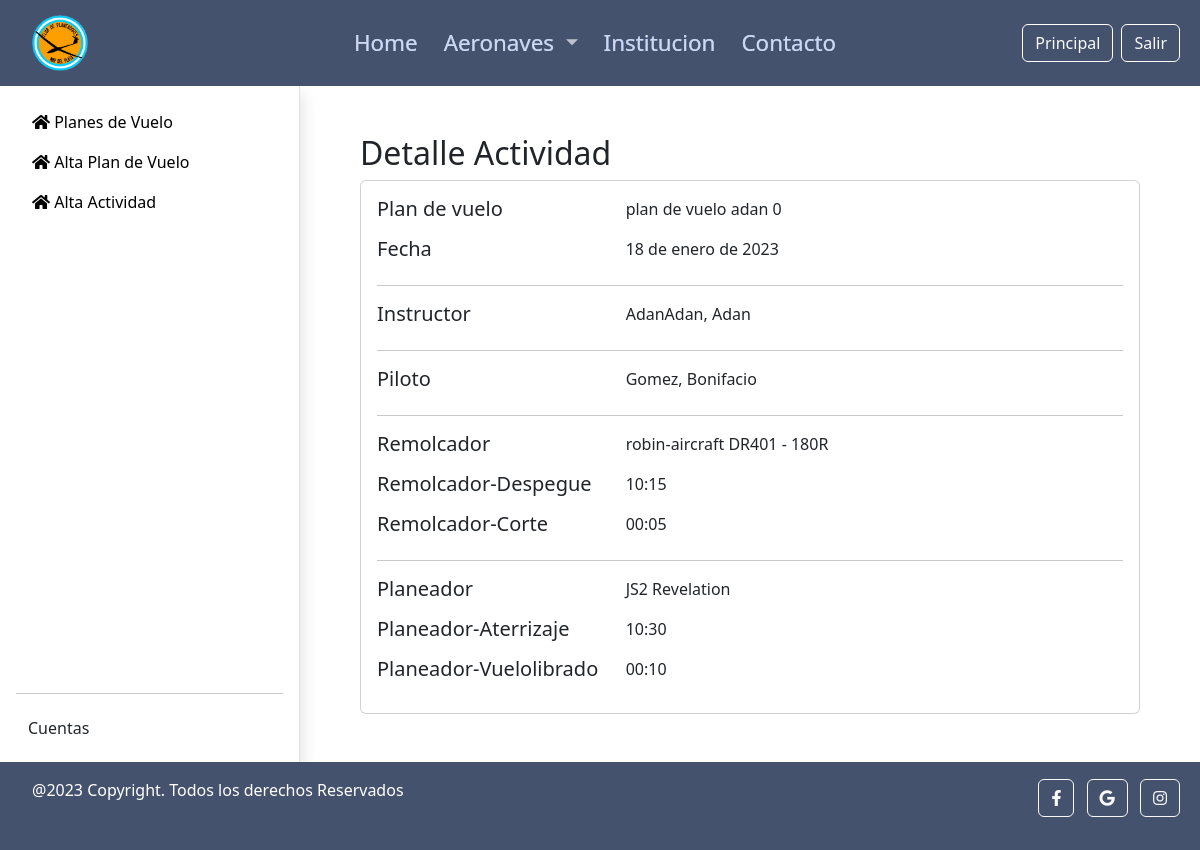
Screenshot of /usuario/actividad/1 (signed in) with the database file from the repository.
### usuarios/models.py (models this page shows, shortened)
class Actividad(models.Model):
    class Meta:
        verbose_name = 'Actividad'
        verbose_name_plural = 'Actividades'
    plan_de_vuelo = models.ForeignKey(
        related_name = 'actividades',
        to = PlanDeVuelo,
        on_delete = models.CASCADE
    )
    piloto = models.ForeignKey(
        related_name = 'actividades',
        to = Piloto,
        on_delete = models.RESTRICT
    )
    remolcador = models.ForeignKey(
        related_name = 'actividades',
        to = Remolcador,
        on_delete = models.RESTRICT
    )
    remolque_despegue = models.TimeField(
        verbose_name = 'Despegue Remolcador'
    )
    remolque_corte = models.TimeField(
        verbose_name = 'Corte Remolcador'
    )
    planeador = models.ForeignKey(
        related_name = 'actividades',
        to = Planeador,
        on_delete = models.RESTRICT
    )
    planeador_aterrizaje = models.TimeField(
        verbose_name = 'Aterrizaje Planeador'
    )
    planeador_vuelo_librado = models.TimeField(
        verbose_name = 'Vuelo Librado Planeador'
    )

class PlanDeVuelo(models.Model):
    class Meta:
        verbose_name = 'Plan De Vuelo'
        verbose_name_plural = 'Planes De Vuelo'
    denominacion = models.CharField(
        max_length = 50,
        verbose_name = 'Denominacion'
    )
    fecha = models.DateField(
        verbose_name = 'Fecha'
    )
    instructor = models.ForeignKey(
        related_name = 'planes_de_vuelo',
        to = Instructor,
        on_delete = models.RESTRICT
    )
    pilotos_remolcadores = models.ManyToManyField(
        related_name = 'planes_de_vuelo',
        to = PilotoRemolcador
    )

class Remolcador(models.Model):
    class Meta:
        verbose_name = 'Remolcador'
        verbose_name_plural = 'Remolcadores'
    nombre = models.CharField(
        verbose_name = 'Nombre',
        max_length = 50
    )
    carga_util_maxima = models.DecimalField(
        verbose_name = 'Carga util maxima',
        max_digits = 10,
        decimal_places = 2
    )
    tanque_combustible = models.DecimalField(
        verbose_name = 'Tanque combustible',
        max_digits = 10,
        decimal_places = 2
    )
    velociad_crucero = models.DecimalField(
        verbose_name = 'Velociad crucero',
        max_digits = 10,
        decimal_places = 2
    )
    velocidad_maxima = models.DecimalField(
        verbose_name = 'Velociad maxima',
        max_digits = 10,
        decimal_places = 2
    )
    autonomia_de_vuelo = models.DecimalField(
        verbose_name = 'Autonomia de vuelo',
        max_digits = 10,
        decimal_places = 2
    )
    contras_de_combustible = models.DecimalField(
        verbose_name = 'Contras de combustible',
        max_digits = 10,
        decimal_places = 2
    )
    tasa_de_ascenso = models.DecimalField(
        verbose_name = 'Tasa de ascenso',
        max_digits = 10,
        decimal_places = 2
    )
    maxima_altura = models.DecimalField(
        verbose_name = 'Maxima altura',
        max_digits = 10,
        decimal_places = 2
    )
    imagen = models.ImageField(
        verbose_name = 'Imagen',
        upload_to = 'remolcadores'
    )

class Planeador(models.Model):
    class Meta:
        verbose_name = 'Planeador'
        verbose_name_plural = 'Planeadores'
    nombre = models.CharField(
        verbose_name = 'Nombre',
        max_length = 50
    )
    envergadura = models.IntegerField(
        verbose_name = 'Envergadura'
    )
    area_del_ala = models.DecimalField(
        verbose_name = 'Area del ala',
        max_digits = 10,
        decimal_places = 2
    )
    relacion_de_aspecto = models.DecimalField(
        verbose_name = 'Relacion de aspecto',
        max_digits = 10,
        decimal_places = 2
    )
    peso_maximo = models.DecimalField(
        verbose_name = 'Peso maximo',
        max_digits = 10,
        decimal_places = 2
    )
    peso_minimo = models.DecimalField(
        verbose_name = 'Peso minimo',
        max_digits = 10,
        decimal_places = 2
    )
    imagen = models.ImageField(
        verbose_name = 'Imagen',
        upload_to = 'planeadores'
    )

### usuarios/views.py (the view)
class DetalleActividad(InstructorMixin, DetailView):
    permission_required = 'usuarios.view_actividad'
    model = Actividad
    template_name = 'actividad.html'

### herramientas/templatetags/planeadores_mdp_extras.py (called while the page is built)
@register.simple_tag(takes_context=True)
def link_activate(context, url):
    url_name = context.request.resolver_match.url_name
    if url_name == url:
        return 'active'
    else:
        return ''

@register.filter(name='has_group')
def has_group(request, group):
    return request.user.groups.filter(name=group).exists()

### usuarios/templates/actividad.html
{% extends 'ss_base.html' %}
{% block socio %}
<h2>Detalle Actividad</h2>
<div class="card">
  <div class="flex-fill p-3">
    <div class="d-flex flex-row">
      <h5 class="col-4 mb-2">Plan de vuelo</h5>
      <p class="col-8">{{ object.plan_de_vuelo.denominacion }}</p>
    </div>
    <div class="d-flex flex-row">
      <h5 class="col-4 mb-2">Fecha</h5>
      <p class="col-8 mb-0">{{ object.plan_de_vuelo.fecha }}</p>
    </div>
    <hr>
    <div class="d-flex flex-row">
      <h5 class="col-4 mb-2">Instructor</h5>
      <p class="col-8 mb-0">{{ object.plan_de_vuelo.instructor.last_name }}, {{ object.plan_de_vuelo.instructor.first_name }}</p>
    </div>
    <hr>
    <div class="d-flex flex-row">
      <h5 class="col-4 mb-2">Piloto</h5>
      <p class="col-8 mb-0">{{ object.piloto.last_name }}, {{ object.piloto.first_name }}</p>
    </div>
    <hr>
    <div class="d-flex flex-row">
      <h5 class="col-4 mb-2">Remolcador</h5>
      <p class="col-8">{{ object.remolcador.nombre }}</p>
    </div>
    <div class="d-flex flex-row">
      <h5 class="col-4 mb-2">Remolcador-Despegue</h5>
      <p class="col-8">{{ object.remolque_despegue }}</p>
    </div>
    <div class="d-flex flex-row">
      <h5 class="col-4 mb-2">Remolcador-Corte</h5>
      <p class="col-8 mb-0">{{ object.remolque_corte }}</p>
    </div>
    <hr>
    <div class="d-flex flex-row">
      <h5 class="col-4 mb-2">Planeador</h5>
      <p class="col-8">{{ object.planeador.nombre }}</p>
    </div>
    <div class="d-flex flex-row">
      <h5 class="col-4 mb-2">Planeador-Aterrizaje</h5>
      <p class="col-4">{{ object.planeador_aterrizaje }}</p>
    </div>
    <div class="d-flex flex-row">
      <h5 class="col-4 mb-2">Planeador-Vuelolibrado</h5>
      <p class="col-8">{{ object.planeador_vuelo_librado }}</p>
    </div>
  </div>
</div>
{% endblock %}

### planeadores_mdp/static/css/planeadores_mdp.css (style rules this page uses)
html, body { display: flex; flex-direction: column; min-height: 100vh; margin: 0; }

### usuarios/static/css/usuarios.css (style rules this page uses)
:root { --marg--btn-extra: 20px; --zise--btn-extra: 50px; --size-sidebar: 300px }

### rows the page displays
Actividad: plan_de_vuelo.denominacion "plan de vuelo adan 0", plan_de_vuelo.fecha "18 de enero de 2023", plan_de_vuelo.instructor.last_name "AdanAdan", plan_de_vuelo.instructor.first_name "Adan", piloto.last_name "Gomez", piloto.first_name "Bonifacio", remolcador.nombre "robin-aircraft DR401 - 180R", remolque_despegue "10:15", remolque_corte "00:05", planeador.nombre "JS2 Revelation", planeador_aterrizaje "10:30", planeador_vuelo_librado "00:10"
